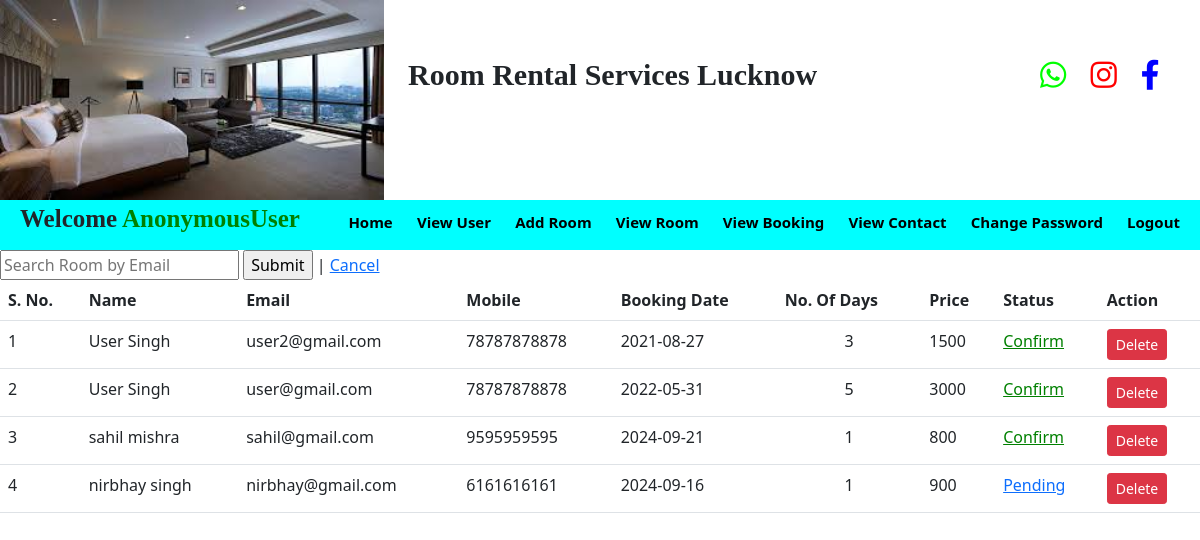
Screenshot of /view_booking_admin with the database file from the repository.
### room/models.py (models this page shows)
class Booked(models.Model):
    full_name=models.CharField(max_length=20,null=True)
    email=models.CharField(max_length=20,null=True)
    contact=models.CharField(max_length=20,null=True)
    contact2=models.CharField(max_length=20,null=True)
    bookint_date=models.CharField(max_length=20,null=True)
    days=models.CharField(max_length=20,null=True)
    gender=models.CharField(max_length=20,null=True)
    price=models.CharField(max_length=20,null=True)
    dob=models.CharField(max_length=20,null=True)
    status=models.CharField(max_length=20,null=True)

### room/views.py (the view)
# urls.py: path('view_booking_admin',view_booking_admin,name='view_booking_admin'),
def view_booking_admin(request):
    data = Booked.objects.all()
    d={'data':data}
    return render(request,'view_booking_admin.html',d)

### room/templates/view_booking_admin.html (shortened to what this page needs)
{% include 'admin_navigation.html' %}
<form method="POST" action="/searchh">
        <input type="search" name="name" placeholder="Search Room by Email">
        <input type="submit"> | <a href="{% url 'view_booking_admin' %}">Cancel</a>
    </form>
<table class="table">
    <tr>
        <th>S. No.</th>
        <th>Name</th>
        <th>Email</th>
        <th>Mobile</th>
        <th>Booking Date</th>
        <th>No. Of Days</th>
        <th>Price</th>
        <th>Status</th>
        <th>Action</th>
    </tr>
    {% for i in data %}
    <tr>
        <td>{{forloop.counter}}</td>
        <td>{{i.full_name}}</td>
        <td>{{i.email}}</td>
        <td>{{i.contact}}</td>
        <td>{{i.bookint_date}}</td>
        <td align="center">{{i.days}}</td>
        <td>{{i.price}}</td>
        {% if i.status == "Pending" %}
        <td><a href="{% url 'change_status' i.id %}">{{i.status}}</a></td>
        {% endif %}
        {% if i.status == "Confirm" %}
        <td><a href="{% url 'change_status' i.id %}" style="color:green;">{{i.status}}</a></td>
        {% endif %}
        <td><a href="{% url 'delete_booking' i.id %}" onclick="return confirm('Are you sure?')" class="btn btn-danger btn-sm">Delete</a></td>
    </tr>
    {% endfor %}
</table>

### rows the page displays
Booked: full_name "User Singh", email "user2@gmail.com", contact "78787878878", bookint_date "2021-08-27", days "3", price "1500", status "Confirm"
Booked: full_name "User Singh", email "user@gmail.com", contact "78787878878", bookint_date "2022-05-31", days "5", price "3000", status "Confirm"
Booked: full_name "sahil mishra", email "sahil@gmail.com", contact "9595959595", bookint_date "2024-09-21", days "1", price "800", status "Confirm"
Booked: full_name "nirbhay singh", email "nirbhay@gmail.com", contact "6161616161", bookint_date "2024-09-16", days "1", price "900", status "Pending"

### other values shown
{{ request.user }} "AnonymousUser"
